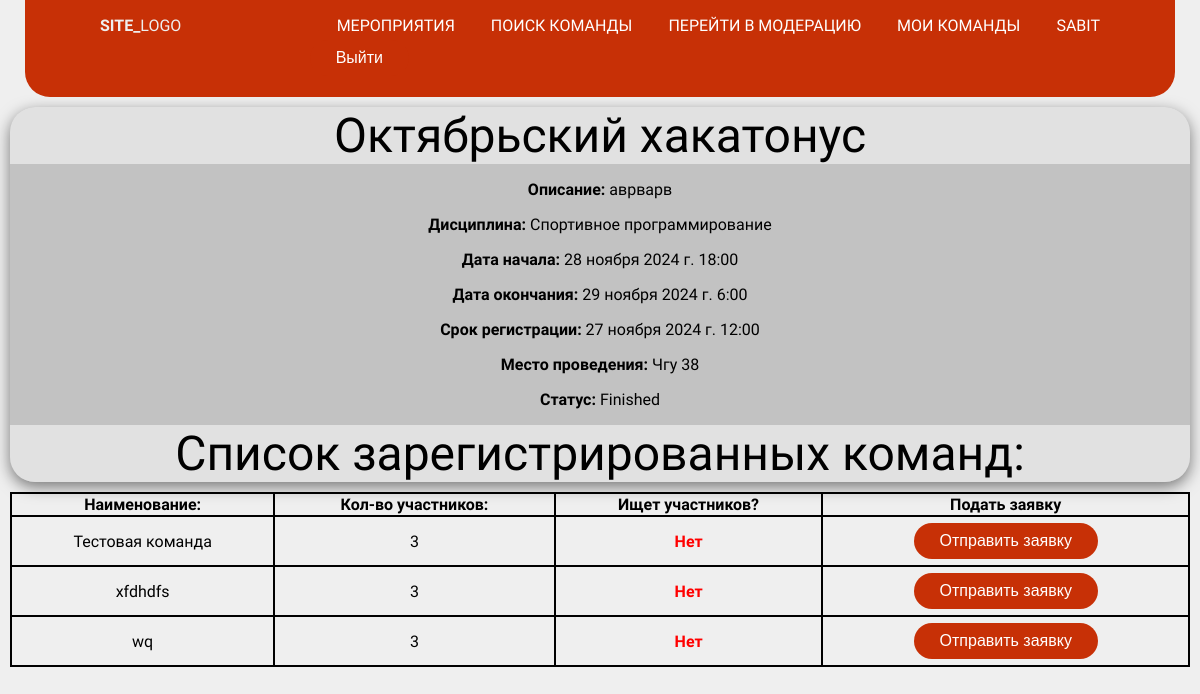
The page /event/posts/2/ (signed in) on the database its author committed.
### account/models.py (models this page shows, shortened)
class User(AbstractUser):
    GENDER_CHOICES = [
        ('M', 'Male'),
        ('F', 'Female'),
    ]
    name = models.CharField(max_length=100, null=False)
    email = models.EmailField(unique=True, null=False)
    date_birth = models.DateField(blank=True, null=True, verbose_name='Дата рождения')
    gender = models.CharField(max_length=1, choices=GENDER_CHOICES, null=True, blank=True)
    id = models.UUIDField(default=uuid.uuid4, unique=True,
                          primary_key=True, editable=False)
    USERNAME_FIELD = 'email'
    REQUIRED_FIELDS = ["username"]

### event/models.py (models this page shows, shortened)
class Competition(models.Model):
    title = models.CharField(max_length=200)
    description = models.TextField(null=True, blank=True)
    start_time = models.DateTimeField()
    end_time = models.DateTimeField()
    registration_deadline = models.DateTimeField(null=True)
    location = models.CharField(max_length=200) # Можно подробнее, но не сейчас
    sport_name = models.ForeignKey(SportClass, on_delete=models.CASCADE)
    time_created = models.DateTimeField(auto_now_add=True)
    time_updated = models.DateTimeField(auto_now=True)
    class Meta:
        ordering = ['start_time']
    @property
    def event_status(self):
        status = None
        present = datetime.now().timestamp()
        deadline = self.registration_deadline.timestamp()
        past_deadline = (present > deadline)
        if past_deadline:
            status = 'Finished'
        else:
            status = 'Ongoing'
        return status

class SportClass(models.Model):
    name = models.CharField(max_length=150, unique=True, null=False, default='')
    def __str__(self):
        return self.name

class Team(models.Model):
    name = models.CharField(max_length=200, null=False)
    leader_id = models.ForeignKey(settings.AUTH_USER_MODEL, null=False, on_delete=models.CASCADE, related_name='leader')
    members = models.ManyToManyField(settings.AUTH_USER_MODEL, blank=True, related_name='members')
    competition = models.ForeignKey(Competition, on_delete=models.CASCADE, related_name='competition')
    is_search_members = models.BooleanField(default=False)
    is_draft = models.BooleanField(default=True)  # Черновик или уже нет

### event/views.py (the view)
# urls.py: path('posts/<int:competition_id>/', CompetitionDetail.as_view(), name='competition_detail'),
class CompetitionDetail(LoginRequiredMixin, DetailView):
    model = Competition
    template_name = "event/competition_detail.html"
    context_object_name = "competition"
    pk_url_kwarg = "competition_id"
    def get_context_data(self, **kwargs):
        context = super().get_context_data(**kwargs)
        context['teams'] = Team.objects.all().filter(competition=context['object'].id)
        return context

### event/templates/event/competition_detail.html
{% extends "base.html" %}
{% load static %}
{% block header %}
    {% include "event/includes/header.html" %}
{% endblock %}
{% block content %}
<div class="competition2">
    <div class="card_top2">
        <div class="card_name2">{{ competition.title }}</div>
    </div>
    <div class="card_bottom2">
        <p><strong>Описание:</strong> {{ competition.description }}</p>
        <p><strong>Дисциплина:</strong> {{ competition.sport_name }}</p>
        <p><strong>Дата начала:</strong> {{ competition.start_time }}</p>
        <p><strong>Дата окончания:</strong> {{ competition.end_time }}</p>
        <p><strong>Срок регистрации:</strong> {{ competition.registration_deadline }}</p>
        <p><strong>Место проведения:</strong> {{ competition.location }}</p>
        <p><strong>Статус:</strong> {{ competition.event_status }}</p>
    </div>
        <div class="card_top3">
            <div class="card_name2">Список зарегистрированных команд:</div>
        </div>
    </div>
    <table class="card_bottom3">
        <thead>
            <tr>
              <th scope="col"><strong>Наименование:</strong></th>
              <th scope="col"><strong>Кол-во участников:</strong></th>
              <th scope="col"><strong>Ищет участников?</strong></th>
              <th scope="col"><strong>Подать заявку</strong></th>
            </tr>
        </thead>
        <tbody>
            {% for team in teams %}
                <tr>
                    <td> {{ team.name }}</td>
                    <td> {{ team.members.count }}</td>
                    {% if team.is_search_members %}
                        <td><strong style="color:green;"> Да </strong></td>
                    {% else %}
                        <td><strong style="color:red;"> Нет </strong></td>
                    {% endif %}
                    <td><button type="submit">Отправить заявку</button></td>
                </tr>
            {% empty %}
                <td>Нет команд.</td>
            {% endfor %}
        </tbody>
    </table>
</div>
{% endblock %}

### event/templates/event/includes/header.html (shortened to what this page needs)
{% load static %}
<header>
    <div class="wrapper">
        <h1 class="logo">Site_<span>Logo</span></h1>
        <nav class="main-nav">
            <ul>
                <li><a href="{% url 'posts' %}">Мероприятия</a></li>
                <li><a href="{% url 'team_search' %}">Поиск команды</a></li>
                {% if user.is_authenticated %}
                    {% if user.is_superuser %}
                        <li><a href="/admin/" class="btn btn-primary">Перейти в модерацию</a></li>
                    {% endif %}
                    <li><a href="{% url 'my_teams' %}">Мои команды</a></li>
                    <li><a href="{% url 'account:profile' %}">{{ user.username }}</a></li>
                    <form method="post" action="{% url 'account:logout' %}">
                        <button type="submit">Выйти</button>
                    </form>
                {% else %}
                    <li><a href="{% url 'account:login' %}">Вход</a></li>
                {% endif %}
            </ul>
        </nav>
    </div>
</header>

### static/css/base.css (style rules this page uses)
:root { --main-color: #C73006; --second-color: #efefef; --breadcrumbs-fg: #464655; }
body { margin: 0; padding: 0; background: var(--second-color); font-family: 'QuickSand', sans-serif; }
.wrapper { width: 95%; max-width: 1000px; margin: 0 auto; }
header { background: var(--main-color); color: var(--second-color); position: relative; padding: 1em 0; margin: 0px 25px 0px 25px; border-radius: 0px 0px 25px 25px; }
header::after { content: ""; clear: both; display: block; }
.logo { float: left; font-size: 1rem; margin: 0; text-transform: uppercase; font-weight: 700; }
.logo span { font-weight: 400; }
.main-nav { position: absolute; top: 100%; right: 0; left: 0; background: var(--breadcrumbs-fg); height: 0; overflow: hidden; }
.main-nav ul { margin: 0; padding: 0; list-style: none; }
.main-nav li { border-bottom: 1px solid #575766; }
.main-nav a { color: white; display: block; padding: 1em 1em; text-decoration: none; text-transform: uppercase; }
@media only screen and (min-width: 800px) { .main-nav { height: auto; position: relative; background: transparent; float: right; } }
@media only screen and (min-width: 800px) { .main-nav li { display: inline-block; border: none; } }
@media only screen and (min-width: 800px) { .main-nav a { padding: 0; margin-left: 2em; } }
button { background-color: var(--main-color) !important; margin: 5px; border: none; color: white; padding: 9px 26px; text-align: center; text-decoration: none; display: inline-block; font-size: 16px; border-radius: 20px; }
a { color: white; text-decoration: none; }
.competition2 { height: auto; background-color: #C2C2C2; border-radius: 25px; box-shadow: 0px 5px 15px rgba(0, 0, 0, 0.50); width: 100%; }
.card_top2 { background-color: #E1E1E1; width: 100%; border-radius: 25px 25px 0px 0px; }
.card_top3 { background-color: #E1E1E1; width: 100%; border-radius: 0px 0px 25px 25px; }
.card_name2 { text-align: center; font-size: 48px; }
.card_bottom2 { text-align: center; margin: 10px; }
.card_bottom3 { text-align: center; border-collapse: collapse; table-layout:auto; width:100%; margin-top: 10px; }
.card_bottom3 td, .card_bottom3 th { flex:1; border: 2px solid black; border-collapse: collapse; }

### rows shown on the page
User: username "SABIT"
Competition: title "Октябрьский хакатонус", description "аврварв", sport_name "Спортивное программирование", start_time "28 ноября 2024 г. 18:00", end_time "29 ноября 2024 г. 6:00", registration_deadline "27 ноября 2024 г. 12:00", location "Чгу 38", event_status "Finished"
Team: name "Тестовая команда", members.count "3", is_search_members "Нет"
Team: name "xfdhdfs", members.count "3", is_search_members "Нет"
Team: name "wq", members.count "3", is_search_members "Нет"
